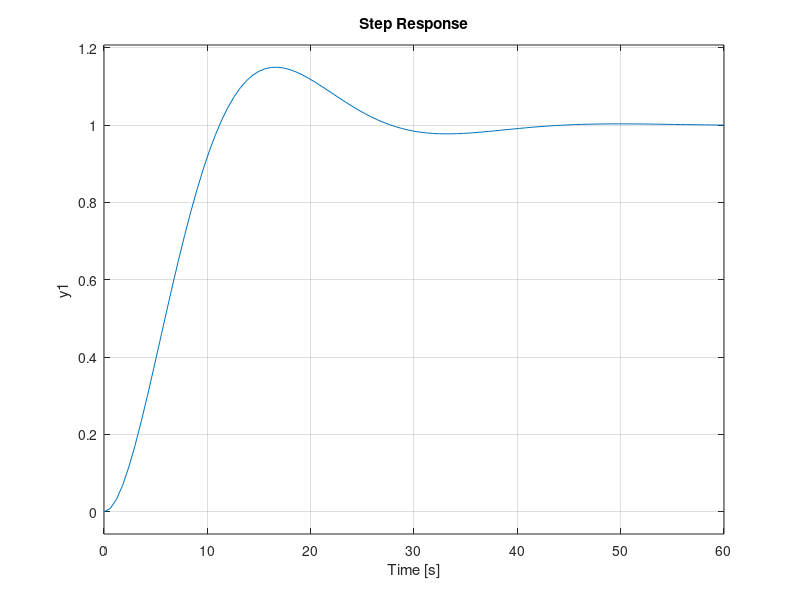
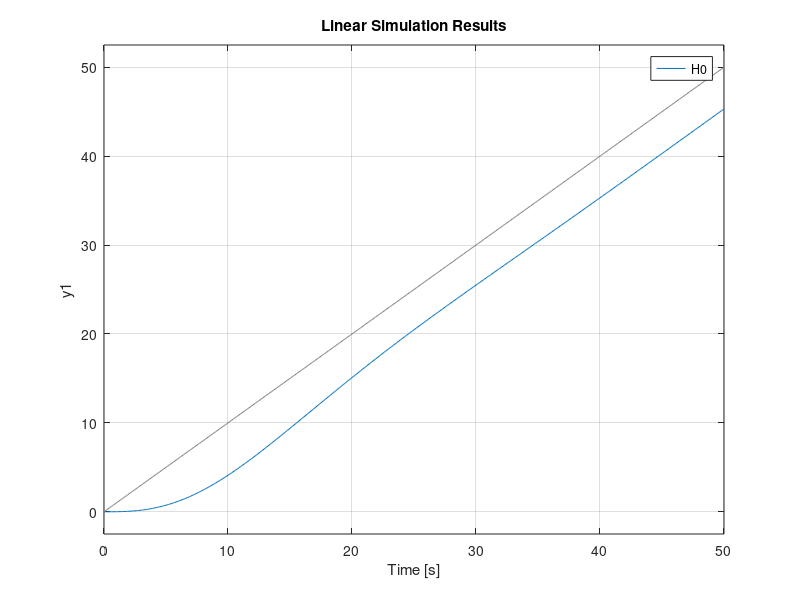
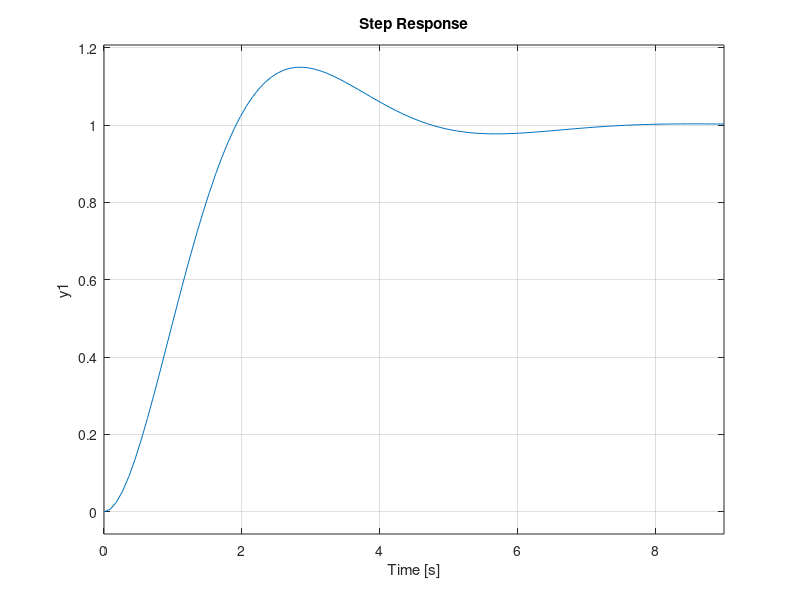
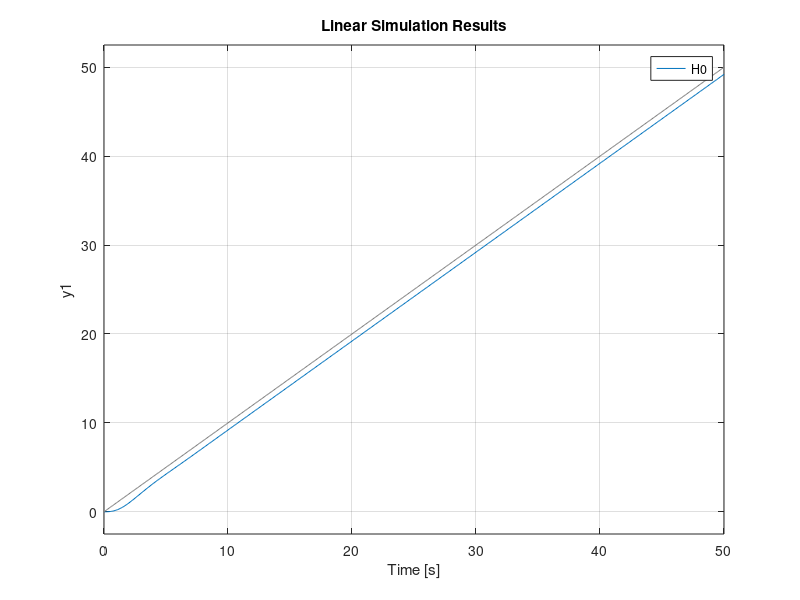

Reproduce these figures in MATLAB, in order.

%% Laboratory 3 - Control Engineering I

%% CONTROLLER DESIGN USING THE GUILLEMIN-TRUXAL METHOD
%% GOALS

% Study the method of controller design using the Guillemin-Truxal approach

% Understand the output variation y(t) for different performance sets 

% Interpretation of the effects of imposed performances using simple
% control structures

% Understabd the method of controller design using graphical representation

%% Problem
% Consider the fixed parts: Kf = 2, Tf = 2 sec, the performance sets are
% [...] . Compute the controllers using the Guilemin-Truxal method, if
% necessary simplify the controller structure and check the performance of
% the closed loop system using Matlab.

%% (a)

% Hf = Kf/ (s* (Tf*s+1))

Hf = tf(2, [2 1 0])
sigma = 0.15 %overshoot
ts = 35; %settling time

zeta = abs(log(sigma)/ sqrt(pi^2 + (log(sigma))^2)) %damping ratio
wn = 4/(ts*zeta) %natural frequency

cv = wn/2/zeta % velocity coefficient

deltawb = wn*sqrt(1-2*zeta^2 + sqrt(2-4*zeta^2+4*zeta^4))%bandwidth

H0 = tf(wn^2, [1 2*zeta*wn wn^2])

Hr = minreal(H0/Hf/(1-H0)); %the controller
step(H0)

t=0:0.1:50;
figure, lsim(H0, t, t) % Simulate time response of dynamic systems
figure, bode(H0) % at -3dB magnitude, we read the freq. = deltawb

%% (b)

Hf = tf(2, [2 1 0])
sigma = 0.15
ts=6

zeta = abs(log(sigma)/ sqrt(pi^2 + (log(sigma))^2))
wn = 4/(ts*zeta)

cv = wn/2/zeta % cv>=1

deltawb = wn*sqrt(1-2*zeta^2 + sqrt(2-4*zeta^2+4*zeta^4)) % <=2 rad/sec

H0 = tf(wn^2, [1 2*zeta*wn wn^2]) % the closed loop of the system

Hr = minreal(H0/Hf/(1-H0)); %the controller
step(H0)

t=0:0.1:50;
figure, lsim(H0, t, t) % Simulate time response of dynamic systems
figure, bode(H0) % at -3dB magnitude, we read the freq. = deltawb

%% (c)

Hf = tf(2, [2 1 0])
sigma = 0.1
ts=3

zeta = abs(log(sigma)/ sqrt(pi^2 + (log(sigma))^2))
wn = 4/(ts*zeta)

cv = wn/2/zeta % cv> = 1.5

deltawb = wn*sqrt(1-2*zeta^2 + sqrt(2-4*zeta^2+4*zeta^4)) % (false) <1.2 rad/sec

H0 = tf(wn^2, [1 2*zeta*wn wn^2]) % the closed loop of the system / second order 

Hr = minreal(H0/Hf/(1-H0)); %the controller
step(H0)

t=0:0.1:50;
figure, lsim(H0, t, t) %Simulate time response of dynamic systems
figure, bode(H0) % at -3dB magnitude, we read the freq. = deltawb

